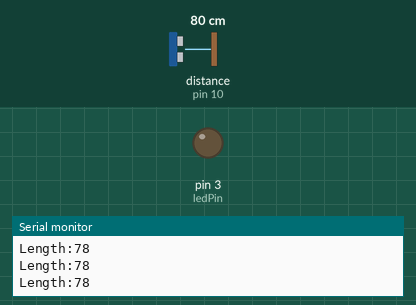
Recording of a sketch running on a simulated Arduino Uno, built with avr-gcc and run on an emulated ATmega328P. Parts: output pins drawn as LEDs (lit = HIGH), the last lines printed to the serial monitor. Wiring (inferred from the names in the program): ultrasonic range finder: trigger pin 9; echo pin 10. Inputs (shaded band) come from the test bench; at power-on: distance to the obstacle (sensor on pin 10) 80 cm. The echo pulse lasts 58.3 µs per cm; pins used as bus, display or sensor lines are not drawn.

Above: at 1.2 s.
1.3 s: distance to the obstacle (sensor on pin 10) set to 2 cm
At 2.2 s:
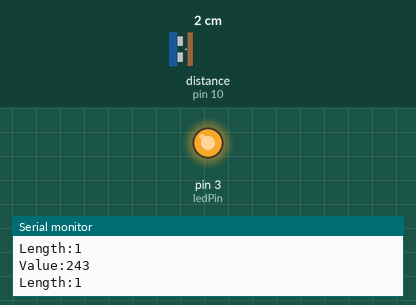
2.9 s: distance to the obstacle (sensor on pin 10) set to 9 cm
At 4.0 s:
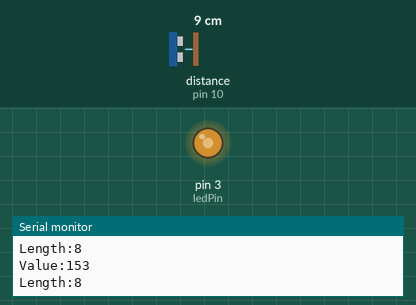
4.5 s: distance to the obstacle (sensor on pin 10) set to 18 cm
At 6.0 s:
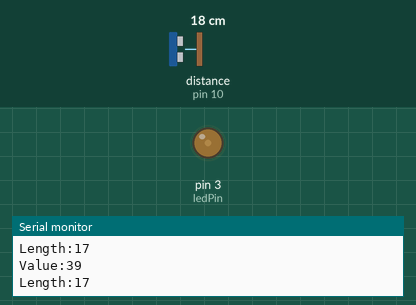
Timing chart, 0 to 7.5 s (numbered marks = the images above; inputs shaded):
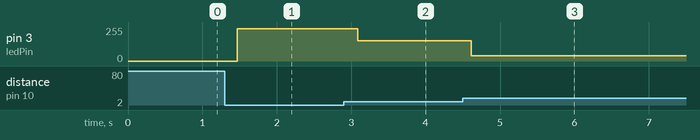

Measured:
- after the input at 1.3 s, pin 3 (ledPin): 0/255 → 243/255 after 0.17 s
- after the input at 2.9 s, pin 3 (ledPin): 243/255 → 153/255 after 0.19 s
- after the input at 4.5 s, pin 3 (ledPin): 153/255 → 39/255 after 0.11 s

The sketch:

Hw2.ino
```cpp
const int pingPin = 9;
const int echoPin = 10;
const int ledPin = 3;
const int dist = 20;
long duration, lengthm;


void setup() {
  pinMode(pingPin, OUTPUT);
  pinMode(echoPin, INPUT);
  pinMode(ledPin, OUTPUT);
  Serial.begin(9600);
}

void loop() {
  digitalWrite(pingPin,LOW);
  delayMicroseconds(2);
  digitalWrite(pingPin,HIGH);
  delayMicroseconds(10);
  digitalWrite(pingPin,LOW);
  duration = pulseIn(echoPin, HIGH);
  lengthm = duration * 0.034 /2;
  Serial.print("Length:");
  Serial.println(lengthm);
  delay(100);

  if(lengthm <= dist){
    int val = definevalue(lengthm);
    analogWrite(ledPin,val);
  }
  else{
    digitalWrite(ledPin,LOW);
  }
}

int definevalue(float org){
  int val1 = 255-map(org,0,dist,0,255);
  Serial.print("Value:");
  Serial.println(val1);
  return val1;
}
```
